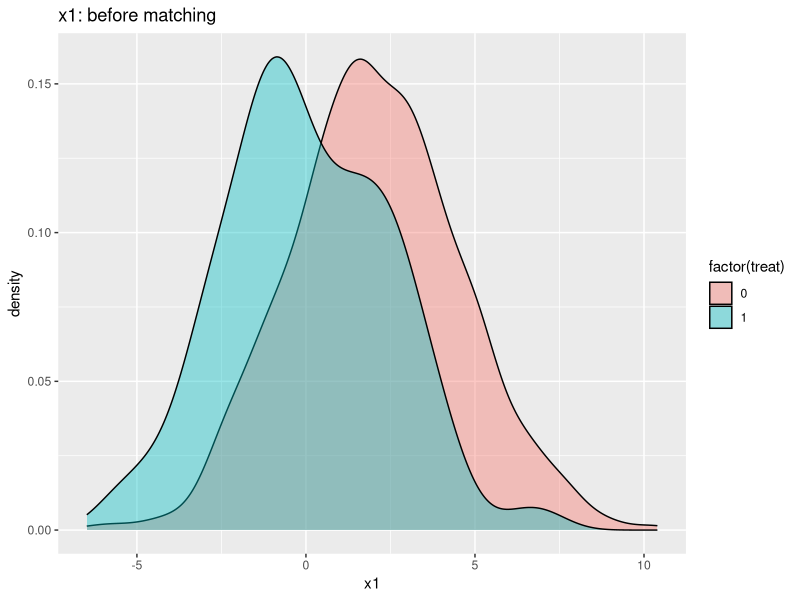
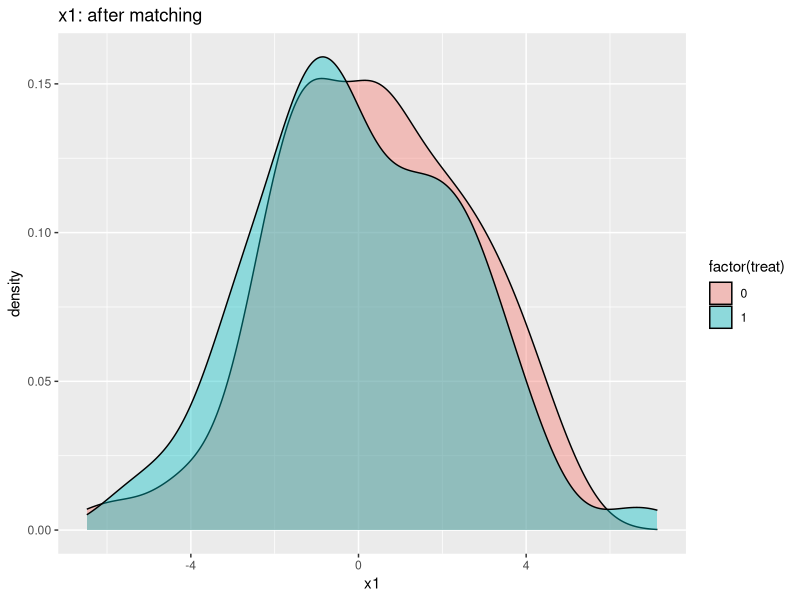
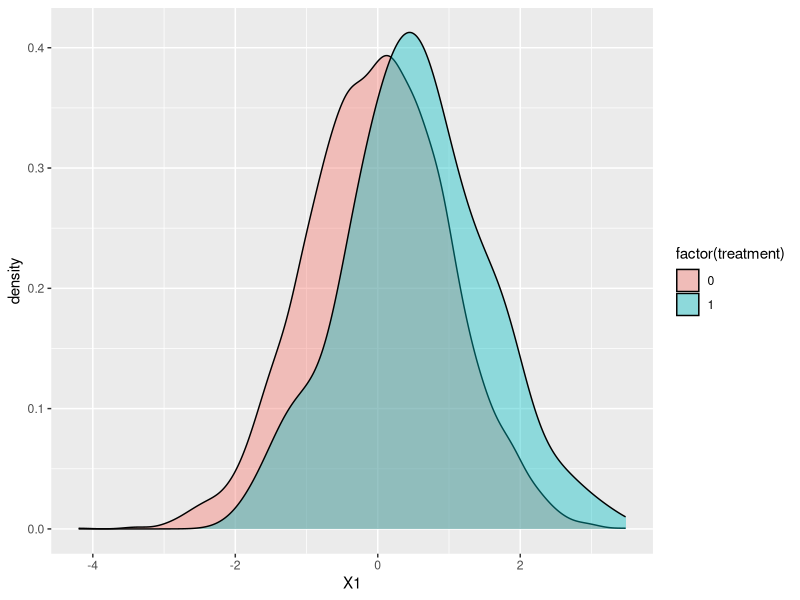

The R source for these figures, in order: (Note: this script raises an error after producing the figures.)
## ---- chunk 1
library(MatchIt)
library(tidyverse)
library(broom)
library(readr)
library(mnormt)
## ---- chunk 2
ps_data = read.csv("ps_data.csv")
## ---- chunk 3
ps_data = ps_data %>% 
  rename(outcome = cont_out) %>% 
  select(treat, x1, x2, x3, x4, x5, outcome)
## ---- chunk 4
pscore_model = glm(treat ~ x1 + x2 + x3 + x4 + x5 , family = "binomial", data = ps_data)

ps_data$pscore = fitted(pscore_model)
## ---- chunk 5
pscore_match = matchit(treat ~ x1 + x2 + x3 + x4 + x5 ,
                               data = ps_data, 
                               method = "nearest", 
                               distance = "logit",
                               replace = TRUE)
pscore_match
## ---- chunk 6
summary(pscore_match)
## ---- chunk 7
head(pscore_match$match.matrix)
## ---- chunk 8
matched_data = match.data(pscore_match)
## ---- chunk 9
ps_data %>% 
  ggplot(aes(x = x1, fill = factor(treat)))+
  geom_density(alpha = 0.4)+
  labs(title = "x1: before matching")

matched_data %>% 
  ggplot(aes(x = x1, fill = factor(treat)))+
  geom_density(alpha = 0.4)+
  labs(title = "x1: after matching")
## ---- chunk 10
matched_reg = lm(outcome ~ treat, 
                         weights = weights, 
                         data = matched_data)
tidy(matched_reg)
## ---- chunk 11
set.seed(11)

mu1 <- as.matrix(c(0.5, 0, 0)) # Generate vector of means for each covariate (TREATMENT 1)
mu2 <- as.matrix(c(0, 0.5, 0)) # Toggle the 0.5 higher for more variability in treatments;
                               # Replacing the 0.5s with 0 gives essentially an RCT

cov1 <- matrix(0, nrow = 3, ncol = 3); diag(cov1) <- 1 # Generate covariance matrix (TREATMENT 1)
cov2 <- matrix(0, nrow = 3, ncol = 3); diag(cov2) <- 1

covariates_treat = rmnorm(n = 150, mean = mu1, varcov = cov1)
covariates_notreat = rmnorm(n = 4850, mean = mu2, varcov = cov2)

# The covariates will be called 'X1', 'X2', and 'X3' by default
data_sim = data.frame(rbind(covariates_treat, covariates_notreat))
data_sim$treatment = c(rep(1, 150), rep(0, 4850))

data_sim %>%
  ggplot(aes(x = X1, fill = factor(treatment))) +
  geom_density(alpha = 0.4)
## ---- chunk 12
set.seed(11)

data_sim = data_sim %>%
  mutate(b1 = runif(5000, -5, 5), 
         b2 = runif(5000, -3, 3),
         b3 = runif(5000, 0, 2),
         error = rnorm(5000, 0, 1), 
         outcome = X1*b1 + X2*b2 + X3*b3 + error) 
## ---- chunk 13
ps_sim_model = glm(treatment ~ X1 + X2 + X3,
                   family = "binomial",
                   data = data_sim,
                   maxit = 100)

data_sim$pscore = fitted(ps_sim_model)
## ---- chunk 14
ps_sim_match = matchit(treatment ~ X1 + X2 + X3,
                               data = data_sim, 
                               method = "nearest", 
                               distance = "logit",
                               replace = TRUE)
ps_sim_match
## ---- chunk 15
summary(ps_sim_match)
## ---- chunk 16
head(ps_sim_match$match.matrix)
## ---- chunk 17
matched_data_sim = match.data(ps_sim_match)
## ---- chunk 18
summary(data_sim$pscore)
## ---- chunk 19
data_sim$sub_class = cut(x=data_sim$pscore,
                              breaks=quantile(data_sim$pscore, 
                              prob = seq(0, 1, 1/5))
                          ,include.lowest=T)
## ---- chunk 20
levels(data_sim$sub_class) <- 1:length(levels(data_sim$sub_class))
## ---- chunk 21
xtabs(~treatment+sub_class, data_sim)
## ---- chunk 22
sim_strat <- matchit(treatment ~ X1 + X2 + X3, distance = data_sim$pscore,
                          data = data_sim, 
                          method = "subclass", sub.by = "treat", sub_class=5)
## ---- chunk 23
summary(sim_strat)
## ---- chunk 24
data.strat <- match.data(sim_strat)

data.strat$treatment <- factor(data.strat$treatment, levels=c(0,1),
                                   labels=c("Untreated","Treated"))
data.strat$sub_class <- factor(data.strat$sub_class)
xtabs(~treatment+sub_class, data.strat)
## ---- chunk 25
matched_data_sim %>% 
  count()

data.strat %>% 
  count()
## ---- chunk 26
#p-score matching
plot(summary(ps_sim_match))
## ---- chunk 27
#p-score stratification
plot(summary(sim_strat))
## ---- chunk 28
data_sim %>% 
  ggplot(aes(x = X1, fill = factor(treatment)))+
  geom_density(alpha = 0.4)+
  labs(title = "Balance of X1 before any p-score methods applied")

data_sim %>% 
  ggplot(aes(x = X2, fill = factor(treatment)))+
  geom_density(alpha = 0.4)+
  labs(title = "Balance of X2 before any p-score methods applied")

data_sim %>% 
  ggplot(aes(x = X3, fill = factor(treatment)))+
  geom_density(alpha = 0.4)+
  labs(title = "Balance of X3 before any p-score methods applied")
## ---- chunk 29
matched_data_sim %>% 
  ggplot(aes(x = X1, fill = factor(treatment)))+
  geom_density(alpha = 0.4)+
  labs(title = "X1: after p-score matching")

matched_data_sim %>% 
  ggplot(aes(x = X2, fill = factor(treatment)))+
  geom_density(alpha = 0.4)+
  labs(title = "X2: after p-score matching")

matched_data_sim %>% 
  ggplot(aes(x = X3, fill = factor(treatment)))+
  geom_density(alpha = 0.4)+
  labs(title = "X3: after p-score matching")
## ---- chunk 30
data.strat %>% 
  ggplot(aes(x = X1, fill = factor(treatment)))+
  facet_wrap(~ sub_class)+
  geom_density(alpha = 0.4)+
  labs(title = "X1: after p-score stratification")

data.strat %>% 
  ggplot(aes(x = X2, fill = factor(treatment)))+
  facet_wrap(~ sub_class)+
  geom_density(alpha = 0.4)+
  labs(title = "X2: after p-score stratification")

data.strat %>% 
  ggplot(aes(x = X3, fill = factor(treatment)))+
  facet_wrap(~ sub_class)+
  geom_density(alpha = 0.4)+
  labs(title = "X3: after p-score stratification")
